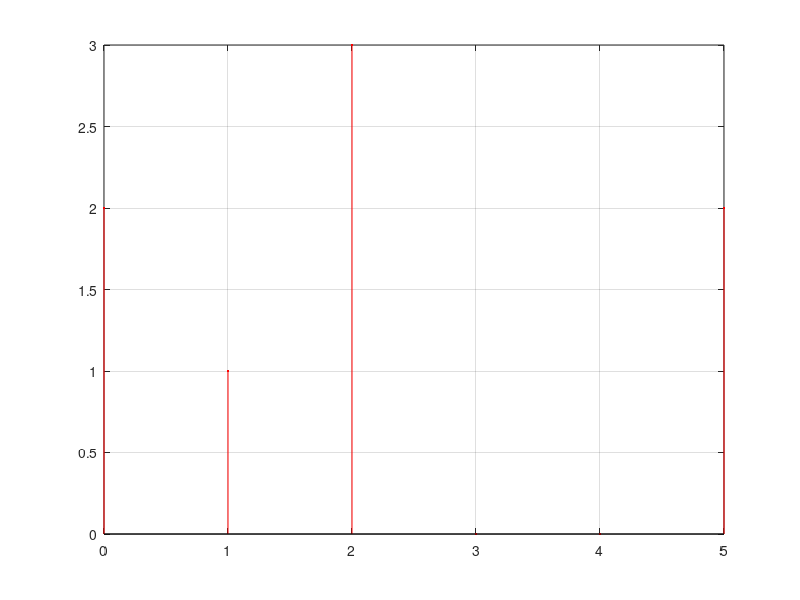

Write MATLAB code to recreate this figure.
%% EJEMPLO CONCEPTOS BÁSICOS - HISTOGRAMAS

I = uint8([0 1 5 0; 2 2 2 5])
imhist(I)
h = imhist(I);
stem(0:5,h(1:6),'.r'), grid on


%% VALOR MEDIO:

% 1.- RECORRIENDO PÍXELES DE LA IMAGEN

Id = double(I);

[numFilas, numColumnas] = size(Id);
numPix = numFilas * numColumnas;
vm = 0;

for i=1:numFilas
   for j=1:numColumnas
       
      vm = vm + Id(i,j);
      
   end
end

vm = vm / numPix
vm = mean(Id(:))

% 2.- A PARTIR DEL HISTOGRAMA

h = imhist(I);
numPix = sum(h);
vm = 0;
for g=0:255
    
    ind = g+1;
	vm = vm + g*h(ind);
    
end

vm = vm/numPix


%% VARIANZA: DESVIACIÓN TÍPICA AL CUADRADO

% 1.- RECORRIENDO PÍXELES DE LA IMAGEN

Id = double(I);

[numFilas, numColumnas] = size(Id);
numPix = numFilas*numColumnas;
varianza = 0;

for i=1:numFilas
   for j=1:numColumnas
       
       varianza = varianza + (Id(i,j)-vm)^2;
       
   end
end

varianza = varianza/numPix
varianza = var(Id(:),1) % IMPORTANTE PONER EL 1, PARA TODOS LOS PÍXELES

% 2.- A PARTIR DEL HISTOGRAMA

h = imhist(I);
numPix = sum(h);
varianza = 0;

for g=0:255
   
    ind = g + 1;
    varianza = varianza + h(ind)*(g-vm)^2;
    
end

varianza = varianza/numPix


% 3.- EN TODAS LAS EXPRESIONES ANTERIORES, SE PUEDE UTILIZAR
% p = h/numPix --> histogramas normalizados entre 0-1, y no haría falta
% dividir por numPix

h = imhist(I);
numPix = sum(h);
p = h/numPix;

vm = 0;

for g=0:255 % g es una unidad menor que ind
   ind = g + 1;
   vm = vm + p(ind)*g;
end

varianza = 0;
for g=0:255 % g es una unidad menor que ind
    ind = g + 1;
    varianza = varianza + p(ind)*(g-vm)^2;
end

[vm mean(Id(:))]
[varianza var(Id(:),1)]













